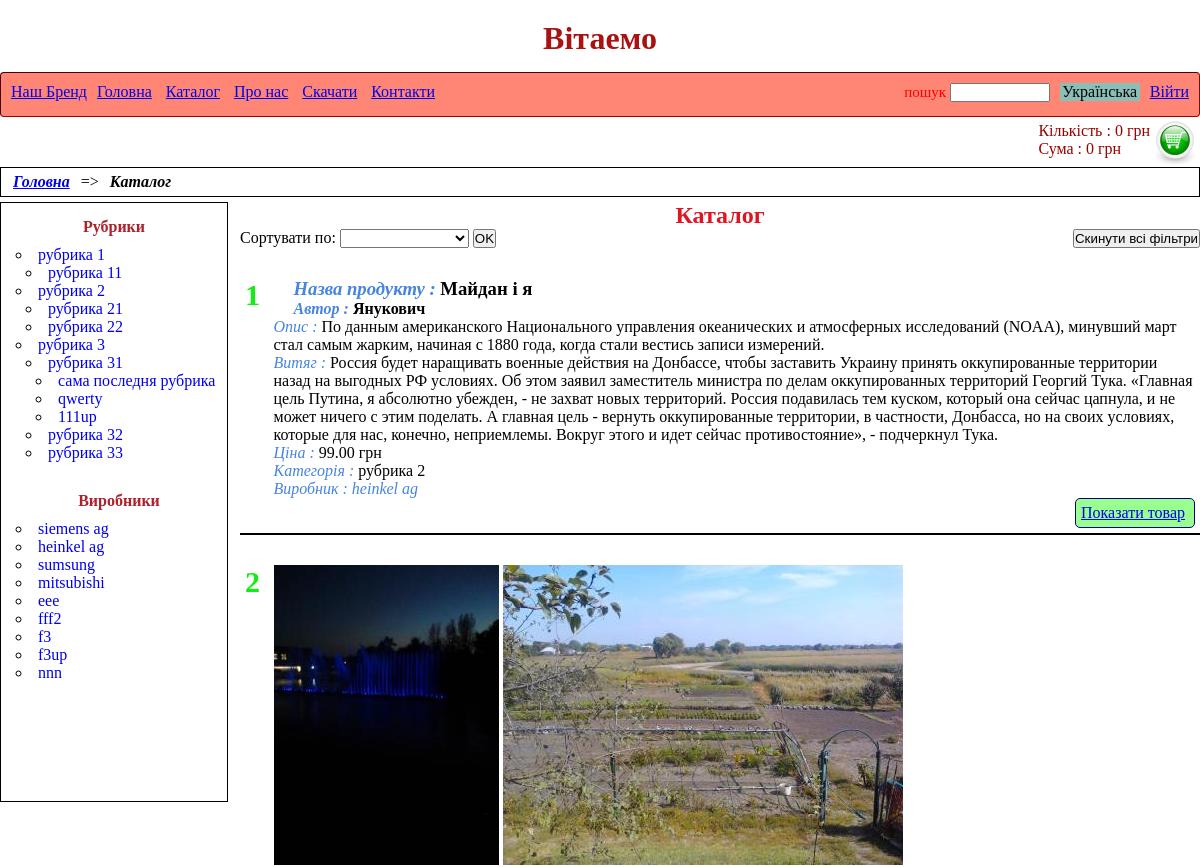
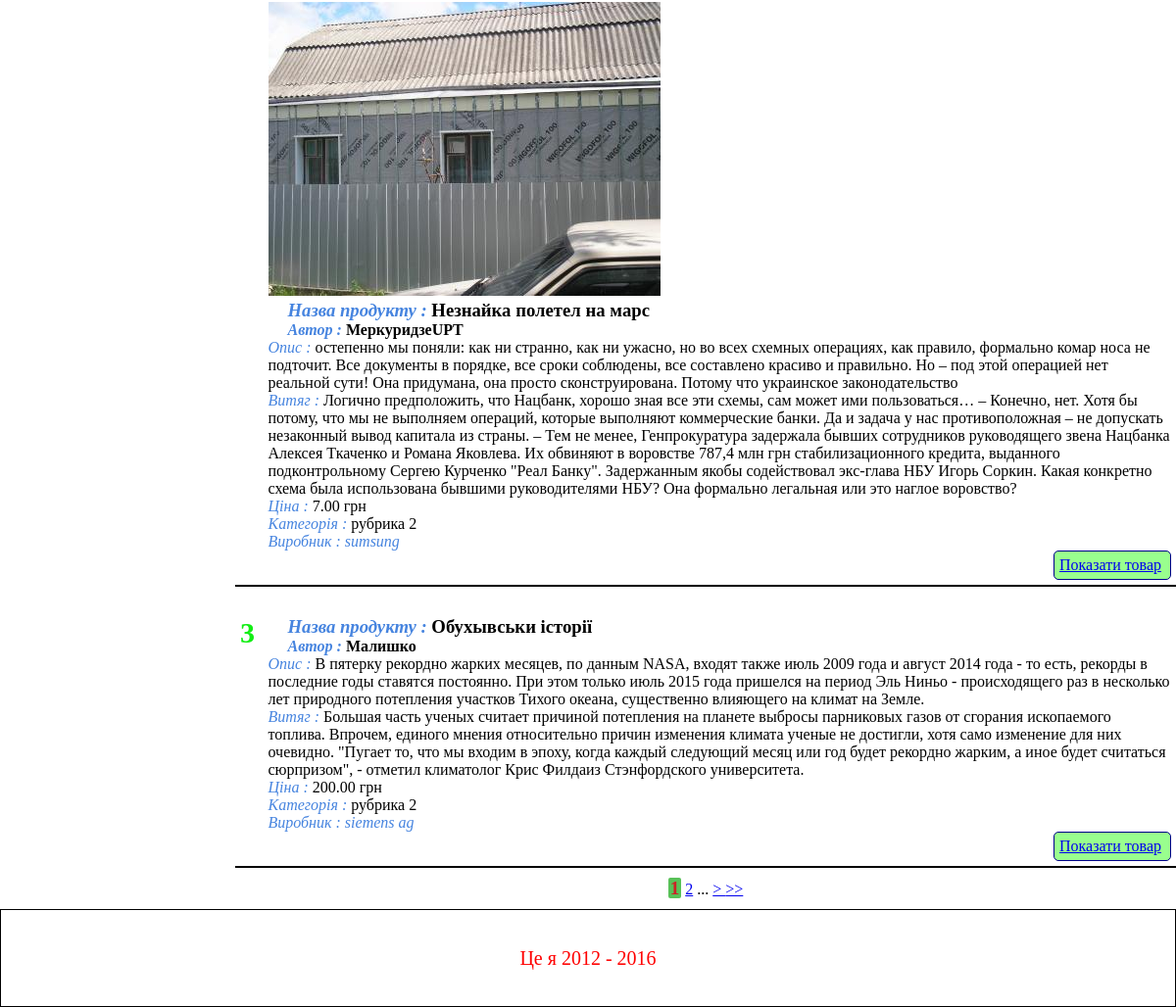
The page /catalog?category=rybrika_2 on the database its author committed (2 pictures, top to bottom).
### tables this page shows
CREATE TABLE `categories` (
  `id` int(10) UNSIGNED NOT NULL,
  `title` varchar(50) NOT NULL,
  `parent_id` int(11) UNSIGNED NOT NULL,
  `eng_translit_title` varchar(50) NOT NULL
);

CREATE TABLE `manufacturers` (
  `id` int(10) UNSIGNED NOT NULL,
  `eng_translit_title` varchar(255) NOT NULL,
  `title` varchar(255) NOT NULL,
  `url` varchar(255) NOT NULL
);

CREATE TABLE `products` (
  `id` int(11) UNSIGNED NOT NULL,
  `author` varchar(50) NOT NULL,
  `title` varchar(50) NOT NULL,
  `description` text NOT NULL,
  `body` text NOT NULL,
  `price` decimal(12,2) NOT NULL,
  `manf_id` int(11) UNSIGNED DEFAULT NULL,
  `created` timestamp NOT NULL DEFAULT CURRENT_TIMESTAMP,
  `updated` timestamp NOT NULL DEFAULT CURRENT_TIMESTAMP ON UPDATE CURRENT_TIMESTAMP
);

### app/protected/controllers/catalog.php (called while the page is built, shortened)
<?php
class Catalog  extends BaseController
{
    public function index()
    {
        $leftCatalogtMenu = (new Categories())->getLeftCataloglMenu();
        $catalogModel= new DB_Catalog();
        $catalogResults = $catalogModel->getCatalog();
        $manufacturersList = $catalogModel->getManufacturers();
        $pages = $catalogModel->countPages();
        return ['view'=>'customer/catalog.php', 'leftCatalogMenu' => $leftCatalogtMenu, 'catalogResults'=>$catalogResults,
        'manufacturersList' => $manufacturersList, 'pages' => $pages];
    }
}

### app/core/application.php (called while the page is built, shortened)
<?php
class Application extends MainDispatcher {
    public function runController($controller){
        $action = $controller[1];
        $contr = new $name_contr($controller);
        $data=call_user_func(array($contr, $action));
        return $data;
    }
}

### public/index.php (called while the page is built, shortened)
<?php
$router = new Application();
$controller=$router->getController();
$data_and_view = $router->runController($controller);
$template_folder = $router->findAppropriateTemplate($view);
require_once PATH_SITE."/resources/".$template_folder."/index.php";

### app/core/database.php (called while the page is built, shortened)
<?php
class DataBase {
    function __construct(){
     try{
           $this->conn = new \PDO('mysql:dbname='.NAME_BD.';host='.HOST.'', USER, PASSWORD, array(\PDO::MYSQL_ATTR_INIT_COMMAND => 'SET NAMES\'UTF8\''));
        }catch(\PDOException $e) {die("Ошибка соединения с базой или хостом:".$e->getMessage());}
    }
}
?>

### resources/template/index.php (called while the page is built, shortened)
<?php
    require_once "header.php";
    $view=$router->getView($view);
    include_once ($view);
    require_once "footer.php";

### resources/languages/uk.php (called while the page is built, shortened)
<?php
$main_page = "Головна";
$ukrCurrency = "грн";
$catalog = "Каталог";
$categoriesTitles ="Рубрики";
$manufacturersTitles = "Виробники";
$author = "Автор";
$productTitle = "Назва продукту";
$description = "Опис";
$body = "Витяг";
$price = "Ціна";
$displayItem="Показати товар";
$resetAllFilters = "Скинути всі фільтри";
$sortDueTo ="Сортувати по";

### app/protected/models/db_catalog.php (called while the page is built, shortened)
<?php
class DB_Catalog extends DataBase
{
    private $amount;
    private $page;
    private $category;
    private $manufacturer;
    public function __construct($inAdmin = false)
    {
        $this->amount = ($inAdmin)? AMOUNTONPAGEADMIN: AMOUNTONPAGE;
        $this->page = $_GET['p']?? $_POST['p']?? 1;
        $this->category='';
        $this->manufacturer='';
    }
    public function getCatalog()
    {
        $startPage= ($this->page-1)*$this->amount;
        $this->order='';
        $order= $_GET['order']?? $_POST['order']?? null;
        $category = $_GET['category']?? $_POST['category']?? null;
            switch( @ $order){
                default: $this->order= ' ORDER BY `p`.`title` ASC'; break;
            }
        if(isset($category)){
            $this->category = $this->conn->quote($category);
            $this->category = "WHERE `c`.`eng_translit_title`=".$this->category." ";
        }
        $sql="SELECT `p`.`id` AS product_id , `p`.`author`, `p`.`title` as product_title , `p`.`description`, `p`.`body`,
              `p`.`price`, `p`.`manf_id`, GROUP_CONCAT( DISTINCT `c`.`title` SEPARATOR ', ') AS `category_title` ,
               `m`.`id` as manufacturer_id , `m`.`title` AS manufacturer_title , GROUP_CONCAT(`im`.`image`) AS `images`
               FROM `products` `p`  LEFT JOIN `manufacturers` `m`  ON `p`.`manf_id` = `m`.`id`
                LEFT JOIN `images` `im` ON `p`.`id`= `im`.`product_id`
                JOIN `products_categories` `pivot` ON `p`.`id` = `pivot`.`product_id` JOIN `categories` `c` ON `pivot`.`category_id` = `c`.`id`
                $this->category $this->manufacturer GROUP BY `p`.`id` $this->order LIMIT ?, $this->amount  " ;
        $stmt = $this->conn->prepare($sql);
        $stmt->bindParam(1, $startPage, \PDO::PARAM_INT);
        $stmt->execute();
        $result= $stmt->fetchAll();
        foreach ($result as $key=> $value){
            $startingLineNumber =(!isset($startingLineNumber))? ($this->page-1)*$this->amount+1: $startingLineNumber+1;
            $result[$key]->startingLineNumber= $startingLineNumber;
            if(!empty($value->images) && $value->images!= false ){
                $images= explode(',', $value->images);
                $result[$key]->images= array_values($images);
            }
        }
        return $result;
    }
    public function countPages()
    {
        $category = $_GET['category']?? $_POST['category']?? null;
        $manufacturer= $_GET['manufacturer']?? $_POST['manufacturer']?? null;
        if(isset($category)){
            $this->category = $this->conn->quote($category);
            $this->category = "WHERE `c`.`eng_translit_title`=".$this->category." ";
        }
        $sql="SELECT COUNT( DISTINCT `p`.`id`) AS number FROM `products` `p`  LEFT JOIN `manufacturers` `m`  ON `p`.`manf_id` = `m`.`id`
                JOIN `products_categories` `pivot` ON `p`.`id` = `pivot`.`product_id` JOIN `categories` `c` ON `pivot`.`category_id` = `c`.`id`
                $this->category $this->manufacturer " ;
        $res= $this->conn->query($sql);
        $res= $res->fetch();
        $pages= ceil($res->number/$this->amount);
        return $pages;
    }
    public function getManufacturers(){
        $sql ="SELECT `id`, `eng_translit_title`, `title` FROM `manufacturers`";
        $res= $this->conn->query($sql);
        $manufacturers= $res->fetchAll();
        return $manufacturers;
    }
}

### app/lib/HelperService.php (called while the page is built, shortened)
<?php
class HelperService {
    public static function prozessLangArray()
    {
        $langs = [];
        foreach (LANG as $ln) {
            $arr = explode('=>', $ln);
            $key = trim($arr[0], ' ');
            $value = trim($arr[1], ' ');
            $langs[$key] = $value;
        }
        return $langs;
    }
    public static function getRidOfRepeatedItemsInUrl($item = ''){
        $url = $_SERVER['REQUEST_URI'];
        $url= trim($url, '/');
        $url= explode('?', $url);
        $url= $url[0];
        $i=0;
        foreach ($_GET as $key=> $value){
            if($i == 0){$url.='?'.$key.'='.$value; } else {$url.='&'.$key.'='.$value; }
            $i++;
        }
        $question_mark= strpos($url, '?');
        if($question_mark){$url = $url.'&';} else {$url = $url.'?';}
        return $url;
    }
}

### resources/customer/catalog.php (the view, shortened to what this page needs)
<section class="breadcrumbs">
    <a href="/" class="breadcrumb__item"><?= $main_page ?></a>  => <span class="breadcrumb__item--current"><?=  $catalog ?></span>
</section>
<section class="left-menu">
<h4 class="left-menu__header"><?= $categoriesTitles ?></h4>
    <?= $leftCatalogMenu ?>
    <div class="left-menu__manufacturers-block">
        <h4 class="left-menu__header-manufacturers"><?= $manufacturersTitles ?></h4>
        <ul class="left-catalog-menu">
            <?php foreach($manufacturersList as $manuf): ?>
                <li><a href="/catalog?manufacturer=<?= $manuf->eng_translit_title ?>" class="left-catalog-menu__link"><?= $manuf->title ?></a></li>
            <?php endforeach; ?>
        </ul>
    </div>
</section>
<section class="content-zone ">
    <h2 class="content-zone__header"><?= $catalog ?></h2>
    <div>
        <form action="/catalog/index" id="reset_all" class="content-zone__reset-filters">
            <button><?= $resetAllFilters ?></button>
        </form>
        <?php if(!empty($catalog)) : ?>
        <form  method="GET" action="/catalog/index" class="sort-container">
            <label for="select"><?= $sortDueTo ?>: </label>
            <select size="1" name="order" id="select">
                <option value="default"></option>
                <option value="abc"><?= $aZ ?></option>
            </select>
            <input type="submit" value="OK">
        </form>
        <?php endif; ?>
    </div>
    <?php if($catalogResults) : ?>
    <?php foreach ($catalogResults as $item) : ?>
        <article class="content-zone__item clearfix">
            <div class="content-zone__starting-line-number"><?= $item->startingLineNumber ?></div>
            <div class="content-zone__item-output">
                <?php if(! is_null($item->images)): ?>
                        <?php foreach($item->images as $image) :?>
                            <img src="/uploads/productsImages/thumbs/<?= $image ?>" alt="" class="content-zone__item-output-image" data-image="<?= $image ?>">
                        <?php endforeach; ?>
                <?php endif; ?>
                <h3><span class="content-zone__item-output-title--shifted"><?= $productTitle ?> : </span> <?=$item->product_title ?></h3>
                <h4><span class="content-zone__item-output-title--shifted"><?= $author ?> : </span><?= $item->author ?></h4>
                <p><span class="content-zone__item-output-title"><?= $description ?> : </span><?= $item->description ?></p>
                <p><span class="content-zone__item-output-title"><?= $body ?> : </span><?= $item->body ?></p>
                <p><span class="content-zone__item-output-title"><?= $price ?> : </span><?= $item->price .' '.$ukrCurrency?></p>
                <p><span class="content-zone__item-output-title"><?= $category ?> : </span><?= $item->category_title ?></p>
                <p><span class="content-zone__item-output-title"><?= $manufacturer ?> : <?= $item->manufacturer_title ?></span></p>
                <p><a href="/product/show?id=<?= $item->product_id ?>" class="content-zone__display-btn"><?= $displayItem ?></a></p>
            </div>
        </article>
    <?php endforeach; ?>
    <?php else: ?>
        <h2 class="notice"><?= $nothingFound ?></h2>
    <?php endif ?>
        <?php if(@$pages>1): ?>
        <nav class="pagination">
            <?php
            $current = (isset($_GET['p']))? $_GET['p']: 1;
            for($i =0; $i<$pages; $i++): ?>
                <?php
                if($i> ($current-6) && $i<($current+4)): ?>
                    <?php if($i+1 == $current): ?>
                        <a href="<?php echo URL.\Lib\HelperService::getRidOfRepeatedItemsInUrl('p').'p='.($i+1); ?>" class="pagination__current-item-link" ><span class="pagination__current-item"><?php echo $i+1 ?></span>
                         <?php else:  ?>
                        <a href="<?php echo URL.\Lib\HelperService::getRidOfRepeatedItemsInUrl('p').'p='.($i+1); ?>" ><?php echo ($i+1); ?></a>
                        <?php  endif;
            endif; ?>
                <?php if($current<$pages): ?>
                    <?php if($i == $pages-1 && $pages>1 && $current<$pages) {  ?>...  <a href="<?php echo URL.\Lib\HelperService::getRidOfRepeatedItemsInUrl('p').'p='.($current+1) ?>"> > </a> <?php } ?>
                    <?php if($i==$pages-1){ ?>  <a href="<?php echo URL.\Lib\HelperService::getRidOfRepeatedItemsInUrl('p').'p='.$pages ?>"> >> </a> <?php } ?>
                <?php endif; ?>
            <?php endfor; ?>
        </nav>
    <?php endif; ?>
</section>

### app/protected/models/categories.php (shortened to what this page needs)
<?php
class Categories extends DataBase
{
    private $categories;
    public  function __construct()
    {
        $sql = "SELECT `id`, `title`, `parent_id`, `eng_translit_title` FROM `categories`";
        $result = $this->conn->query($sql);
        $categories = $result->fetchAll();
        $this->categories = $categories;
    }
    public function getLeftCataloglMenu()
    {
        $leftMenu ="<ul class='left-catalog-menu'>";
        $leftMenu.= $this->printOutlLeftCatalogMenu();
        $leftMenu.= "</ul>";
        return $leftMenu;
    }
    protected function printOutlLeftCatalogMenu(  $parent = 0)
    {
        if(!isset($print)){$print='';}
        foreach($this->categories as $category){
            if($category->parent_id ==$parent ){
                $print.='<li  class="left-catalog-menu__item"><a href="'.URL.'catalog?category='. $category->eng_translit_title .'" class="left-catalog-menu__link">'.$category->title.'</a>' ;
                foreach($this->categories as $sub_cat){
                    if($sub_cat->parent_id == $category->id){
                        $flag = TRUE; break;
                    }
                }
                if(isset($flag)){
                    $print.= "<ul>";
                    $print.= $this->printOutlLeftCatalogMenu( $category->id);
                    $print.= "</ul>";
                    $print.= "</li>";
                } else{
                    $print.="</li>";
                }
            }
        }
        return $print;
    }
}

### public/assets/css/default.css (style rules this page uses)
* { box-sizing: border-box; margin: 0; padding: 0; }
html, body { height: 100%; }
.content-zone { float: right; width: 80%; }
.content-zone__header { text-align: center; color: #df1522; }
.content-zone__item { padding: 5px; margin-top: 25px; border-bottom: 2px solid black; }
.left-menu { float: left; width: 19%; min-height: 600px; border: 1px solid #000000; padding: 5px; overflow: auto; }
.breadcrumbs { width: 100%; height: 30px; border: 1px solid #000000; margin-bottom: 5px; padding: 5px; }
.breadcrumb__item--current { font-style: italic; font-weight: bold; margin-left: 7px; text-transform: capitalize; }
.breadcrumb__item { font-style: italic; font-weight: bold; margin: 0 7px; text-transform: capitalize; }
.left-catalog-menu { list-style-type: circle; list-style-position: inside; margin-top: 10px; }
.left-catalog-menu__item { padding-left: 10px; list-style-type: circle; }
.left-catalog-menu__link { text-decoration: none; }
.left-menu__header { text-align: center; color: #ad212c; margin-top: 10px; }
.left-menu__manufacturers-block { margin-left: 10px; }
.left-menu__header-manufacturers { text-align: center; color: #ad212c; margin-top: 30px; }
.content-zone__display-btn { float: right; min-height: 30px; min-width: 120px; padding: 5px; cursor: pointer; border: 1px solid darkblue; border-radius: 5px; background-color: #99ff8e; }
.content-zone__starting-line-number { float: left; width: 2%; font-size: 30px; font-weight: bold; color: #11ee13; }
.content-zone__item-output { float: right; width: 97%; }
.content-zone__item-output-title { color: #4684df; font-style: italic; }
.content-zone__item-output-title--shifted { color: #4684df; font-style: italic; margin-left: 20px; }
.content-zone__reset-filters { float: right; }
.pagination { text-align: center; margin: 10px 0; }
.pagination__current-item { color: #cc2226; font-weight: bold; font-size: 120%; background-color: #58c158; padding: 0 2px; border-radius: 2px; text-decoration: none; cursor: default; }
.pagination__current-item-link { text-decoration: none; }
.clearfix:before, .clearfix:after, .content:before, .content:after { content: ""; display: table; }
.clearfix:after, .content:after { clear: both; }

### rows shown on the page
categories: title "рубрика 1"
categories: title "рубрика 11"
categories: title "рубрика 2"
categories: title "рубрика 21"
categories: title "рубрика 22"
categories: title "рубрика 3"
categories: title "рубрика 31"
categories: title "сама последня рубрика"
categories: title "qwerty"
categories: title "111up"
categories: title "рубрика 32"
categories: title "рубрика 33"
manufacturers: title "siemens ag"
manufacturers: title "heinkel ag"
manufacturers: title "sumsung"
manufacturers: title "mitsubishi"
manufacturers: title "eee"
manufacturers: title "fff2"
manufacturers: title "f3"
manufacturers: title "f3up"
manufacturers: title "nnn"
products: startingLineNumber "1", title "Майдан і я", author "Янукович", description "По данным американского Национального управления океанических и атмосферных исследований (NOAA), минувший март стал самым жарким, начиная с 1880 года, когда стали вестись записи измерений.", body "Россия будет наращивать военные действия на Донбассе, чтобы заставить Украину принять оккупированные территории назад на выгодных РФ условиях. Об этом заявил заместитель министра по делам оккупированных территорий Георгий Тука. «Главная цель Путина, я абсолютно убежден, - не захват новых территорий. Россия подавилась тем куском, который она сейчас цапнула, и не может ничего с этим поделать. А главная цель - вернуть оккупированные территории, в частности, Донбасса, но на своих условиях, которые для нас, конечно, неприемлемы. Вокруг этого и идет сейчас противостояние», - подчеркнул Тука.", price "99.00", category_title "рубрика 2", manf.title "heinkel ag"
products: startingLineNumber "2", title "Незнайка полетел на марс", author "МеркуридзеUPT", description "остепенно мы поняли: как ни странно, как ни ужасно, но во всех схемных операциях, как правило, формально комар носа не подточит. Все документы в порядке, все сроки соблюдены, все составлено красиво и правильно. Но – под этой операцией нет реальной сути! Она придумана, она просто сконструирована. Потому что украинское законодательство", body "Логично предположить, что Нацбанк, хорошо зная все эти схемы, сам может ими пользоваться… – Конечно, нет. Хотя бы потому, что мы не выполняем операций, которые выполняют коммерческие банки. Да и задача у нас противоположная – не допускать незаконный вывод капитала из страны. – Тем не менее, Генпрокуратура задержала бывших сотрудников руководящего звена Нацбанка Алексея Ткаченко и Романа Яковлева. Их обвиняют в воровстве 787,4 млн грн стабилизационного кредита, выданного подконтрольному Сергею Курченко \"Реал Банку\". Задержанным якобы содействовал экс-глава НБУ Игорь Соркин. Какая конкретно схема была использована бывшими руководителями НБУ? Она формально легальная или это наглое воровство?", price "7.00", category_title "рубрика 2", manf.title "sumsung"
products: startingLineNumber "3", title "Обухывськи історії", author "Малишко", description "В пятерку рекордно жарких месяцев, по данным NASA, входят также июль 2009 года и август 2014 года - то есть, рекорды в последние годы ставятся постоянно. При этом только июль 2015 года пришелся на период Эль Ниньо - происходящего раз в несколько лет природного потепления участков Тихого океана, существенно влияющего на климат на Земле.", body "Большая часть ученых считает причиной потепления на планете выбросы парниковых газов от сгорания ископаемого топлива. Впрочем, единого мнения относительно причин изменения климата ученые не достигли, хотя само изменение для них очевидно. \"Пугает то, что мы входим в эпоху, когда каждый следующий месяц или год будет рекордно жарким, а иное будет считаться сюрпризом\", - отметил климатолог Крис Филдаиз Стэнфордского университета.", price "200.00", category_title "рубрика 2", manf.title "siemens ag"

### other values the page prints
$welcome "Вітаемо"
$our_brand "Наш Бренд"
$main_page "Головна"
$catalog "Каталог"
$about_us "Про нас"
$download "Скачати"
$contacts "Контакти"
$enter_admin "Війти"
$search "пошук"
$amount "Кількість"
$ukrCurrency "грн"
$sum "Сума"
$categoriesTitles "Рубрики"
$manufacturersTitles "Виробники"
$resetAllFilters "Скинути всі фільтри"
